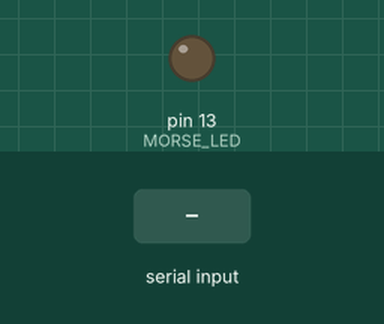
The sketch below on a simulated Arduino Uno, built with avr-gcc and run on an emulated ATmega328P. On the bench: output pins drawn as LEDs (lit = HIGH). Dashed ring = blinking. The inputs (shaded band) are chosen by the test bench.

Above: at 1.2 s.
1.3 s: "1\n" received over Serial
At 1.72 s:
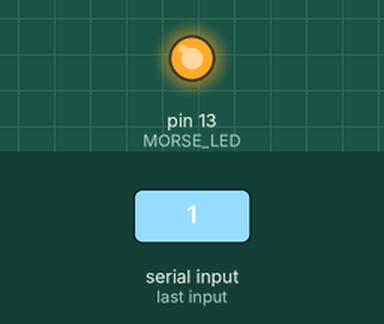
4.3 s: "0\n" received over Serial
At 5.2 s:
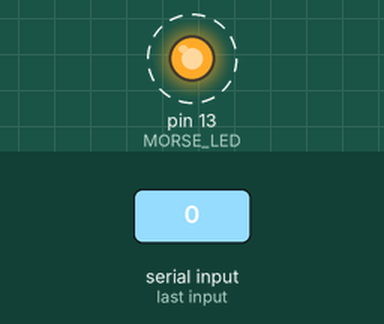
7.3 s: "2\n" received over Serial
Timing chart, 0 to 12.3 s (numbered marks = the images above; inputs shaded):
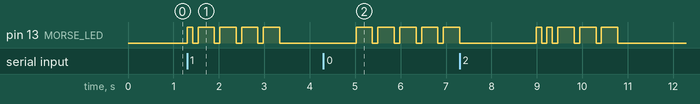

The sketch:

morse.ino
```cpp
#define MORSE_LED LED_BUILTIN

#define WPM 10

#define skip 0
#define dit 1
#define dah 2

const PROGMEM uint8_t morseLookupTable[] = {
  dit, dah, skip, skip,   // A
  dah, dit, dit, dit,     // B
  dah, dit, dah, dit,     // C
  dah, dit, dit, skip,    // D
  dit, skip, skip, skip,  // E
  dit, dit, dah, dit,     // F
  dah, dah, dit, skip,    // G
  dit, dit, dit, dit,     // H
  dit, dit, skip, skip,   // I
  dit, dah, dah, dah,     // J
  dah, dit, dah, skip,    // K
  dit, dah, dit, dit,     // L
  dah, dah, skip, skip,   // M
  dah, dit, skip, skip,   // N
  dah, dah, dah, skip,    // O
  dit, dah, dah, dit,     // P
  dah, dah, dit, dah,     // Q
  dit, dah, dit, skip,    // R
  dit, dit, dit, skip,    // S
  dah, skip, skip, skip,  // T
  dit, dit, dah, skip,    // U
  dit, dit, dit, dah,     // V
  dit, dah, dah, skip,    // W
  dah, dit, dit, dah,     // X
  dah, dit, dah, dah,     // Y
  dah, dah, dit, dit,     // Z
};

int incomingByte = 0;

unsigned long ditLength = 1200 / WPM;

void sendSignAndADit(uint8_t sign) {
  if (sign == dit) {
    digitalWrite(MORSE_LED, HIGH);
    delay(ditLength);
    digitalWrite(MORSE_LED, LOW);
    delay(ditLength);
  } else if (sign == dah) {
    digitalWrite(MORSE_LED, HIGH);
    delay(ditLength * 3);
    digitalWrite(MORSE_LED, LOW);
    delay(ditLength);
  } else if (sign == skip) {
    // no-op, skip is just here for memory alignment
  } else {
    Serial.print(F("Tried to send invalid sign: "));
    Serial.println(sign, DEC);
  }
}

void setup() {
  Serial.begin(9600);
  pinMode(MORSE_LED, OUTPUT);
}

void loop() {
  if (Serial.available() > 0) {
    incomingByte = Serial.read();

    // 4 extra dits for space, makes 7
    if (incomingByte == ' ') {
      delay(ditLength * 4);
      return;
    }

    // 11 extra dits for new line, makes 14
    if (incomingByte == '\n') {
      delay(ditLength * 11);
      return;
    }

    // Convert to upper case
    if (incomingByte >= 'a' && incomingByte <= 'z') {
      incomingByte -= 32;
    }

    // Handle letter
    if (incomingByte >= 'A' && incomingByte <= 'Z') {
      incomingByte -= 'A';

      for (int i = 0; i < 4; i++) {
        uint8_t sign =
            pgm_read_byte_near(morseLookupTable + incomingByte * 4 + i);
        sendSignAndADit(sign);
      }

      // 2 extra dits after letter, makes 3
      delay(ditLength * 2);

      return;
    }

    // Handle number
    if (incomingByte >= '0' && incomingByte <= '9') {
      incomingByte -= '0';

      for (int i = 0; i < 5; i++) {
        uint8_t sign = incomingByte > 5
          ? (i >= incomingByte - 5 ? dit : dah)
          : (i >= incomingByte ? dah : dit);
        sendSignAndADit(sign);
      }

      // 2 extra dits after number, makes 3
      delay(ditLength * 2);

      return;
    }

    // We got something other than a letter or a space:
    Serial.print(F("Ignoring unknown byte "));
    Serial.println(incomingByte, DEC);
  }
}
```

Measured:
- after the input at 1.3 s, pin 13 (MORSE_LED): LOW → HIGH at once, then repeats every 0.48 s: LOW 0.12 s, HIGH 0.36 s, until it stays LOW from 3.3 s
- after the input at 4.3 s, pin 13 (MORSE_LED): alternates HIGH for 0.36 s and LOW for 0.12 s, starting after 0.72 s
